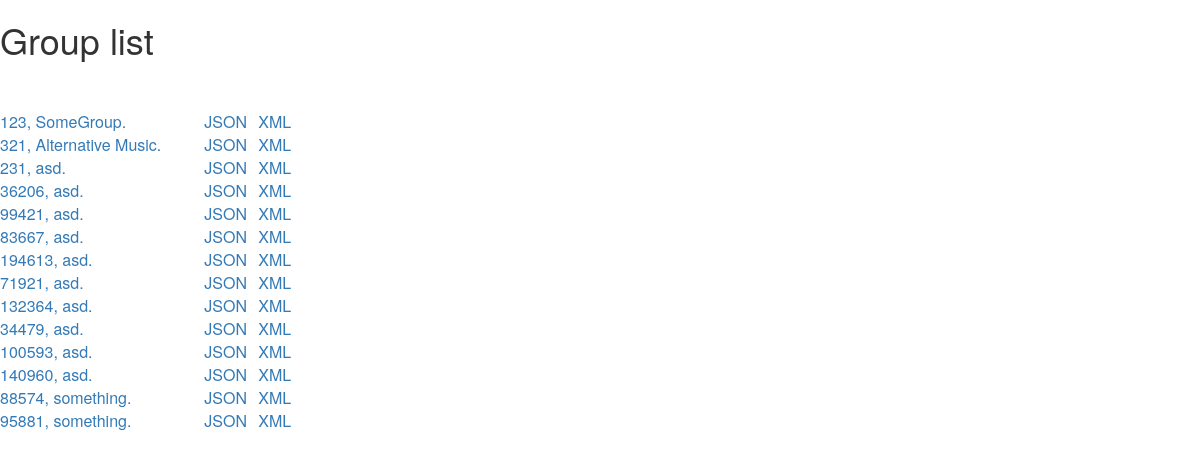
The app's page /groups/ with its own data.
### iMusicMatch/models.py (models this page shows)
class Group(models.Model):
    scID = models.IntegerField() #ID used in SoundCloud API
    name = models.CharField(max_length=100)
    userList = models.ManyToManyField(User)
    tracks = models.ManyToManyField(Track, blank=True)
    def __unicode__(self):
        return "{0}, {1}".format(self.scID, self.name)

### iMusicMatch/views.py (the view)
# urls.py: url(r'^groups/$',           views.ListingHTMLGroups,     name='group_list'),
def ListingHTMLGroups(request):
    entitys = Group.objects.all()
    print entitys
    return ListEntity(request, "groups", "Group", entitys)

### iMusicMatch/views.py (called while the page is built)
def ListEntity(request, basename, entityType, entitys):
    return render(request, 'iMusicMatch/ListingEntity.html', {'basename':basename,'entitys': entitys, 'entityType': entityType})

### templates/iMusicMatch/ListingEntity.html (shortened to what this page needs)
<link rel="stylesheet" href="//maxcdn.bootstrapcdn.com/bootstrap/3.2.0/css/bootstrap.min.css">
<link rel="stylesheet" href="//maxcdn.bootstrapcdn.com/bootstrap/3.2.0/css/bootstrap-theme.min.css">
 <html>
        <head>
        </head>
        <body>
             <div>
                <h1><p>{{ entityType }} list</p></h1>
                 <br> </br>
            </div>
        <table style="width:25%">
        {% for entity in entitys %}
            <tr>
                <td><a href={{ entity.id }}>{{ entity }}.</a></td>
                <td><a href="/{{ basename }}.json/{{ entity.id }}">JSON</a></td>
                <td><a href="/{{ basename }}.xml/{{ entity.id }}">XML</a></td>
            </tr>
        {% endfor %}
        </table>
        </body>
    </html>

### records on screen
Group: scID+name "123, SomeGroup"
Group: scID+name "321, Alternative Music"
Group: scID+name "231, asd"
Group: scID+name "36206, asd"
Group: scID+name "99421, asd"
Group: scID+name "83667, asd"
Group: scID+name "194613, asd"
Group: scID+name "71921, asd"
Group: scID+name "132364, asd"
Group: scID+name "34479, asd"
Group: scID+name "100593, asd"
Group: scID+name "140960, asd"
Group: scID+name "88574, something"
Group: scID+name "95881, something"

### other values on screen
{{ entityType }} "Group"
